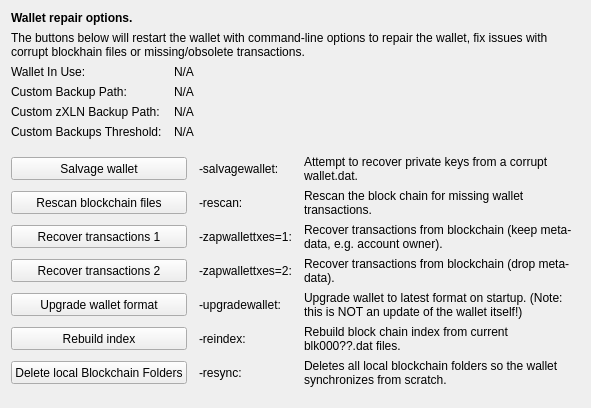
     <widget class="QWidget" name="tab_repair">
      <attribute name="title">
       <string>&amp;Wallet Repair</string>
      </attribute>
      <layout class="QGridLayout" name="gridLayout_4" columnstretch="0,0,0,0">
       <property name="horizontalSpacing">
        <number>12</number>
       </property>
       <item row="0" column="0" colspan="4">
        <widget class="QLabel" name="label_repair_header">
         <property name="font">
          <font>
           <weight>75</weight>
           <bold>true</bold>
          </font>
         </property>
         <property name="text">
          <string>Wallet repair options.</string>
         </property>
        </widget>
       </item>
       <item row="1" column="0" colspan="4">
        <widget class="QLabel" name="label_repair_helptext">
         <property name="font">
          <font>
           <weight>50</weight>
           <bold>false</bold>
          </font>
         </property>
         <property name="text">
          <string>The buttons below will restart the wallet with command-line options to repair the wallet, fix issues with corrupt blockhain files or missing/obsolete transactions.</string>
         </property>
         <property name="wordWrap">
          <bool>true</bool>
         </property>
        </widget>
       </item>
       <item row="2" column="0">
        <widget class="QLabel" name="wallet_path_label">
         <property name="text">
          <string>Wallet In Use:</string>
         </property>
        </widget>
       </item>
       <item row="2" column="1" colspan="3">
        <widget class="QLabel" name="wallet_path">
         <property name="cursor">
          <cursorShape>IBeamCursor</cursorShape>
         </property>
         <property name="text">
          <string>N/A</string>
         </property>
         <property name="textFormat">
          <enum>Qt::PlainText</enum>
         </property>
         <property name="textInteractionFlags">
          <set>Qt::LinksAccessibleByMouse|Qt::TextSelectableByKeyboard|Qt::TextSelectableByMouse</set>
         </property>
        </widget>
       </item>
       <item row="3" column="0">
        <widget class="QLabel" name="wallet_custombackuppath_label">
         <property name="text">
          <string>Custom Backup Path:</string>
         </property>
         <property name="visible">
          <bool>false</bool>
         </property>
        </widget>
       </item>
       <item row="3" column="1" colspan="3">
        <widget class="QLabel" name="wallet_custombackuppath">
         <property name="cursor">
          <cursorShape>IBeamCursor</cursorShape>
         </property>
         <property name="text">
          <string>N/A</string>
         </property>
         <property name="textFormat">
          <enum>Qt::PlainText</enum>
         </property>
         <property name="textInteractionFlags">
          <set>Qt::LinksAccessibleByMouse|Qt::TextSelectableByKeyboard|Qt::TextSelectableByMouse</set>
         </property>
         <property name="visible">
          <bool>false</bool>
         </property>
        </widget>
       </item>
       <item row="4" column="0">
        <widget class="QLabel" name="wallet_customzphrbackuppath_label">
         <property name="text">
          <string>Custom zXLN Backup Path:</string>
         </property>
         <property name="visible">
          <bool>false</bool>
         </property>
        </widget>
       </item>
       <item row="4" column="1" colspan="3">
        <widget class="QLabel" name="wallet_customzphrbackuppath">
         <property name="cursor">
          <cursorShape>IBeamCursor</cursorShape>
         </property>
         <property name="text">
          <string>N/A</string>
         </property>
         <property name="textFormat">
          <enum>Qt::PlainText</enum>
         </property>
         <property name="textInteractionFlags">
          <set>Qt::LinksAccessibleByMouse|Qt::TextSelectableByKeyboard|Qt::TextSelectableByMouse</set>
         </property>
         <property name="visible">
          <bool>false</bool>
         </property>
        </widget>
       </item>
       <item row="5" column="0">
        <widget class="QLabel" name="wallet_custombackupthreshold_label">
         <property name="text">
          <string>Custom Backups Threshold:</string>
         </property>
         <property name="visible">
          <bool>false</bool>
         </property>
        </widget>
       </item>
       <item row="5" column="1" colspan="3">
        <widget class="QLabel" name="wallet_custombackupthreshold">
         <property name="cursor">
          <cursorShape>IBeamCursor</cursorShape>
         </property>
         <property name="text">
          <string>N/A</string>
         </property>
         <property name="textFormat">
          <enum>Qt::PlainText</enum>
         </property>
         <property name="textInteractionFlags">
          <set>Qt::LinksAccessibleByMouse|Qt::TextSelectableByKeyboard|Qt::TextSelectableByMouse</set>
         </property>
         <property name="visible">
          <bool>false</bool>
         </property>
        </widget>
       </item>
       <item row="6" column="0">
        <spacer name="verticalSpacer_repair1">
         <property name="orientation">
          <enum>Qt::Vertical</enum>
         </property>
         <property name="sizeHint" stdset="0">
          <size>
           <width>10</width>
           <height>10</height>
          </size>
         </property>
        </spacer>
       </item>
       <item row="7" column="0" colspan="2">
        <widget class="QPushButton" name="btn_salvagewallet">
         <property name="minimumSize">
          <size>
           <width>100</width>
           <height>23</height>
          </size>
         </property>
         <property name="text">
          <string>Salvage wallet</string>
         </property>
        </widget>
       </item>
       <item row="7" column="2">
        <widget class="QLabel" name="label_repair_salvage_command">
         <property name="text">
          <string notr="true">-salvagewallet:</string>
         </property>
        </widget>
       </item>
       <item row="7" column="3">
        <widget class="QLabel" name="label_repair_salvage">
         <property name="text">
          <string>Attempt to recover private keys from a corrupt wallet.dat.</string>
         </property>
         <property name="wordWrap">
          <bool>true</bool>
         </property>
        </widget>
       </item>
       <item row="8" column="0" colspan="2">
        <widget class="QPushButton" name="btn_rescan">
         <property name="minimumSize">
          <size>
           <width>100</width>
           <height>23</height>
          </size>
         </property>
         <property name="text">
          <string>Rescan blockchain files</string>
         </property>
        </widget>
       </item>
       <item row="8" column="2">
        <widget class="QLabel" name="label_repair_rescan_command">
         <property name="text">
          <string notr="true">-rescan:</string>
         </property>
        </widget>
       </item>
       <item row="8" column="3">
        <widget class="QLabel" name="label_repair_rescan">
         <property name="text">
          <string>Rescan the block chain for missing wallet transactions.</string>
         </property>
         <property name="wordWrap">
          <bool>true</bool>
         </property>
        </widget>
       </item>
       <item row="9" column="0" colspan="2">
        <widget class="QPushButton" name="btn_zapwallettxes1">
         <property name="minimumSize">
          <size>
           <width>100</width>
           <height>23</height>
          </size>
         </property>
         <property name="text">
          <string>Recover transactions 1</string>
         </property>
        </widget>
       </item>
       <item row="9" column="2">
        <widget class="QLabel" name="label_repair_zap1_command">
         <property name="text">
          <string notr="true">-zapwallettxes=1:</string>
         </property>
        </widget>
       </item>
       <item row="9" column="3">
        <widget class="QLabel" name="label_repair_zap1">
         <property name="text">
          <string>Recover transactions from blockchain (keep meta-data, e.g. account owner).</string>
         </property>
         <property name="wordWrap">
          <bool>true</bool>
         </property>
        </widget>
       </item>
       <item row="10" column="0" colspan="2">
        <widget class="QPushButton" name="btn_zapwallettxes2">
         <property name="minimumSize">
          <size>
           <width>100</width>
           <height>23</height>
          </size>
         </property>
         <property name="text">
          <string>Recover transactions 2</string>
         </property>
        </widget>
       </item>
       <item row="10" column="2">
        <widget class="QLabel" name="label_repair_zap2_command">
         <property name="text">
          <string notr="true">-zapwallettxes=2:</string>
         </property>
        </widget>
       </item>
       <item row="10" column="3">
        <widget class="QLabel" name="label_repair_zap2">
         <property name="text">
          <string>Recover transactions from blockchain (drop meta-data).</string>
         </property>
         <property name="wordWrap">
          <bool>true</bool>
         </property>
        </widget>
       </item>
       <item row="11" column="0" colspan="2">
        <widget class="QPushButton" name="btn_upgradewallet">
         <property name="minimumSize">
          <size>
           <width>100</width>
           <height>23</height>
          </size>
         </property>
         <property name="text">
          <string>Upgrade wallet format</string>
         </property>
        </widget>
       </item>
       <item row="11" column="2">
        <widget class="QLabel" name="label_repair_upgrade_command">
         <property name="text">
          <string notr="true">-upgradewallet:</string>
         </property>
        </widget>
       </item>
       <item row="11" column="3">
        <widget class="QLabel" name="label_repair_upgrade">
         <property name="text">
          <string>Upgrade wallet to latest format on startup. (Note: this is NOT an update of the wallet itself!)</string>
         </property>
         <property name="wordWrap">
          <bool>true</bool>
         </property>
        </widget>
       </item>
       <item row="12" column="0" colspan="2">
        <widget class="QPushButton" name="btn_reindex">
         <property name="minimumSize">
          <size>
           <width>100</width>
           <height>23</height>
          </size>
         </property>
         <property name="text">
          <string>Rebuild index</string>
         </property>
        </widget>
       </item>
       <item row="12" column="2">
        <widget class="QLabel" name="label_repair_reindex_command">
         <property name="text">
          <string notr="true">-reindex:</string>
         </property>
        </widget>
       </item>
       <item row="12" column="3">
        <widget class="QLabel" name="label_repair_reindex">
         <property name="text">
          <string>Rebuild block chain index from current blk000??.dat files.</string>
         </property>
         <property name="wordWrap">
          <bool>true</bool>
         </property>
        </widget>
       </item>
       <item row="13" column="0" colspan="2">
        <widget class="QPushButton" name="btn_resync">
         <property name="minimumSize">
          <size>
           <width>100</width>
           <height>23</height>
          </size>
         </property>
         <property name="text">
          <string>Delete local Blockchain Folders</string>
         </property>
        </widget>
       </item>
       <item row="13" column="2">
        <widget class="QLabel" name="label_repair_resync_command">
         <property name="text">
          <string>-resync:</string>
         </property>
        </widget>
       </item>
       <item row="13" column="3">
        <widget class="QLabel" name="label_repair_resync">
         <property name="text">
          <string>Deletes all local blockchain folders so the wallet synchronizes from scratch.</string>
         </property>
         <property name="wordWrap">
          <bool>true</bool>
         </property>
        </widget>
       </item>
       <item row="14" column="0">
        <spacer name="verticalSpacer_repair2">
         <property name="orientation">
          <enum>Qt::Vertical</enum>
         </property>
         <property name="sizeHint" stdset="0">
          <size>
           <width>20</width>
           <height>10</height>
          </size>
         </property>
        </spacer>
       </item>
      </layout>
     </widget>
